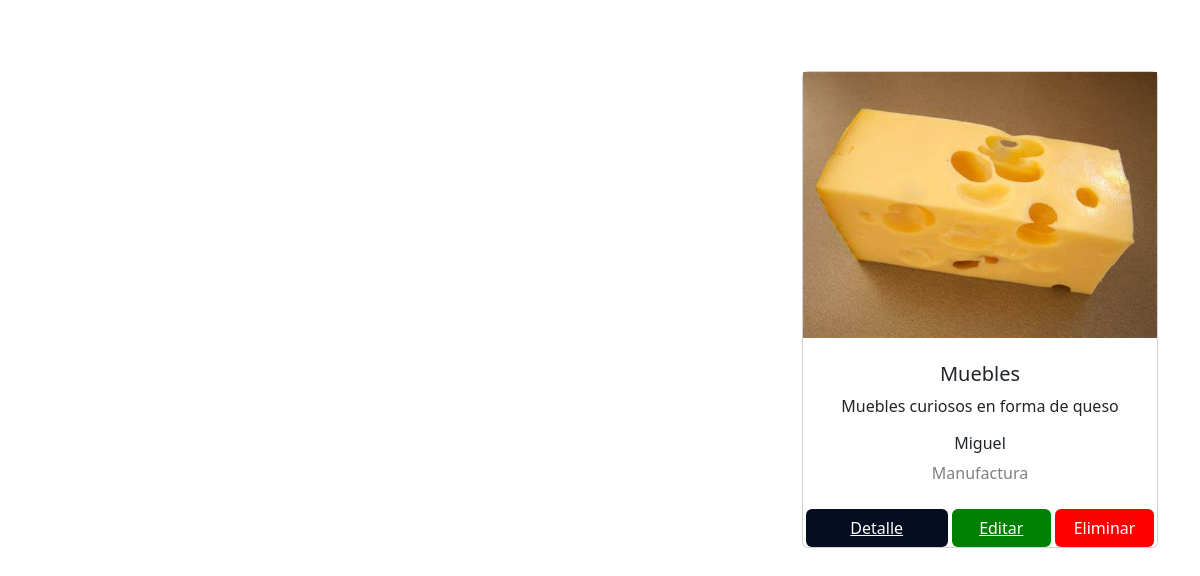
The page /profile (signed in, lower part) on the database as committed earlier.
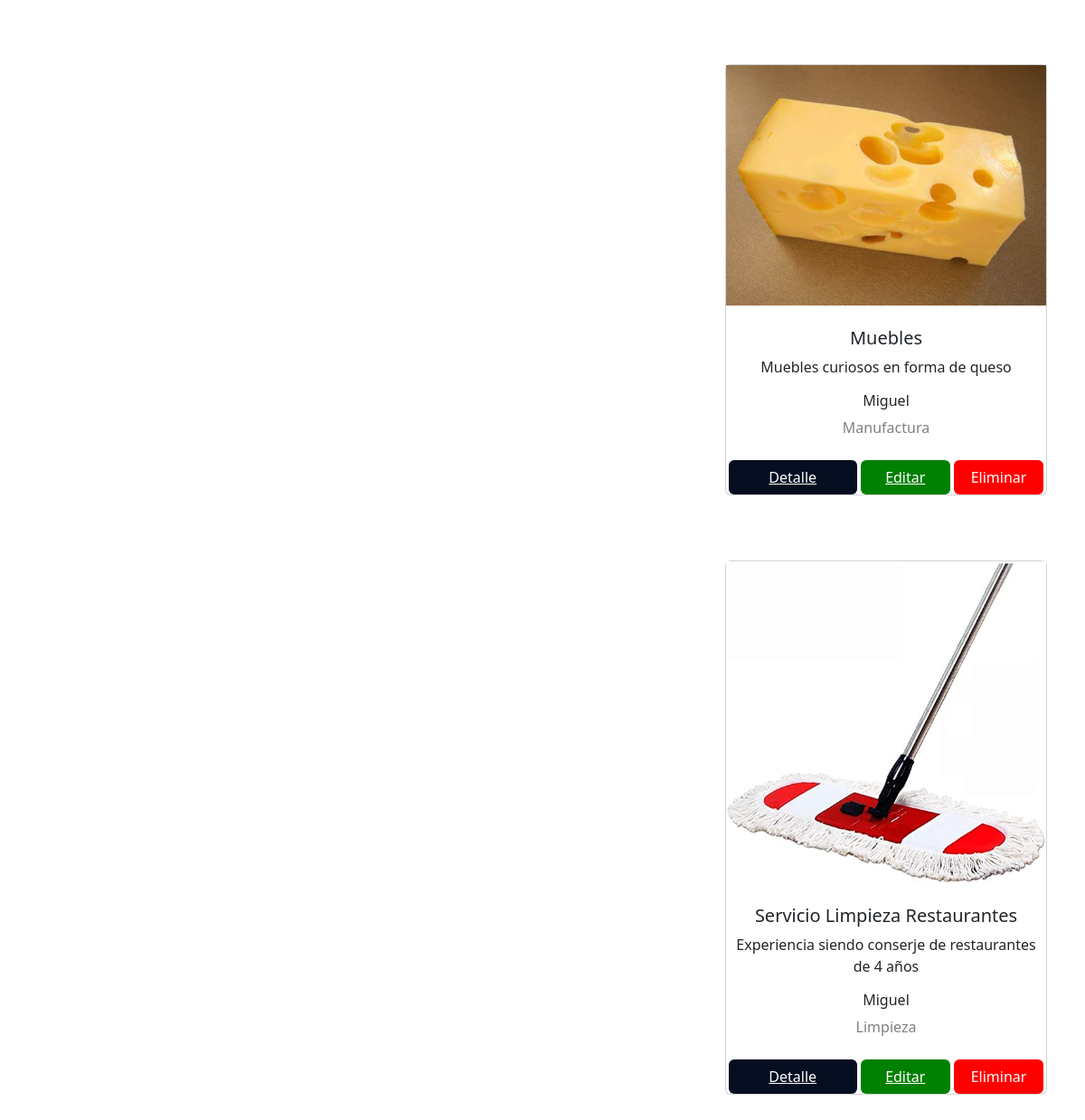
The same page on the database as committed later.
### Modules/Services/models.py (models this page shows, shortened)
class Service(models.Model):
    id = models.BigAutoField(primary_key=True)
    title= models.CharField(max_length= 50, default='')
    user = models.ForeignKey(User,to_field='id', null= False, blank=False, on_delete=models.CASCADE)
    category = models.CharField(max_length=100, default='', null= False, blank=False)
    description = models.CharField(max_length = 250, default='')
    images = models.ImageField(upload_to="media/services/images", null=True)

class User(AbstractBaseUser):
    username = models.CharField('Nombre de usuario',unique = True, max_length=100)
    email = models.EmailField('Correo Electrónico', max_length=254,unique = True)
    name = models.CharField('Nombres', max_length=200, null=True)
    id = models.CharField(max_length=15, primary_key=True)
    date_of_birth = models.DateField(null=True)
    address = models.CharField(max_length = 50, null=True)
    city = models.CharField(max_length =20, null=True)
    barrio = models.CharField(choices=BARRIOS_MED, default="------", max_length=200)
    phone = models.CharField(max_length =15, null=True)
    gender = models.CharField(max_length=15, null=True)
    usuario_activo = models.BooleanField(default = True)
    usuario_administrador = models.BooleanField(default = False)
    objects = UserManager()
    USERNAME_FIELD = 'username'
    REQUIRED_FIELDS = ['name','email', 'id', 'city']
    def __str__(self) -> str:
        return f'{self.name}'

### Modules/Services/views.py (the view)
# urls.py: path('profile',servicesViews.profile, name="profile" ),
def profile(request):
    services = Service.objects.filter(user_id=request.user.id)
    return render(request, 'profile.html', {'services': services, 'user': request.user})

### Modules/Services/templates/profile.html (shortened to what this page needs)
{% extends 'base.html' %}
{% block content %}
<!DOCTYPE html>
<html>
<head>
    {%load static %}
    <link ref="stylesheet" href="https://cdn.jsdelivr.net/npm/bootstrap@5.3.0-alpha1/dist/css/bootstrap.min.css"
        rel="stylesheet"
>
</head>
<body>
    <br>
    <br>
    <br>
    <div class="container text-center">
        <div class="row">
            <div class="col-8">
            </div>
            <br>
            <br>
            <div class="col-4">
                {% for service in  services %}
                    <div v-for="service in services" >
                        <div class="card" >
                            <img src="{{service.images.url}}" />
                            <br>
                            <h5>{{service.title}}</h5>
                            <p>{{service.description}}</p>
                            <h6>{{service.user}}</h6>
                            <h7 style="color: grey";>{{service.category}}</h7>
                            <br>
                            <div>
                                <button type="button" class="btn" style="background-color: #050d21; width: 40%;" id="#show_service_info"><a href="{% url 'service_detail' service.id %}" style="color: white;">Detalle</a></button>
                                <button type="button" class="btn" style="background-color:green; width: 28%;"><a href="{% url 'edit_service_template' service.id %}" style="color: white;">Editar</a></button>
                                <button class="btn" style="background-color:red; width: 28%; color: white;" data-bs-id="{{ service.id }}" data-bs-toggle="modal" data-bs-target="#deleteModal">Eliminar</button>
                            </div>
                        </div>
                    </div>
                    <br>
                    <br>
                    <br>
                {% endfor %}
            </div>
        </div>
    </div>
</body>
</html>
{% endblock %}

Rows that differ between the two databases and show on the page:
added Service: images (picture), title "Servicio Limpieza Restaurantes", description "Experiencia siendo conserje de restaurantes de 4 años", user "Miguel", category "Limpieza"
